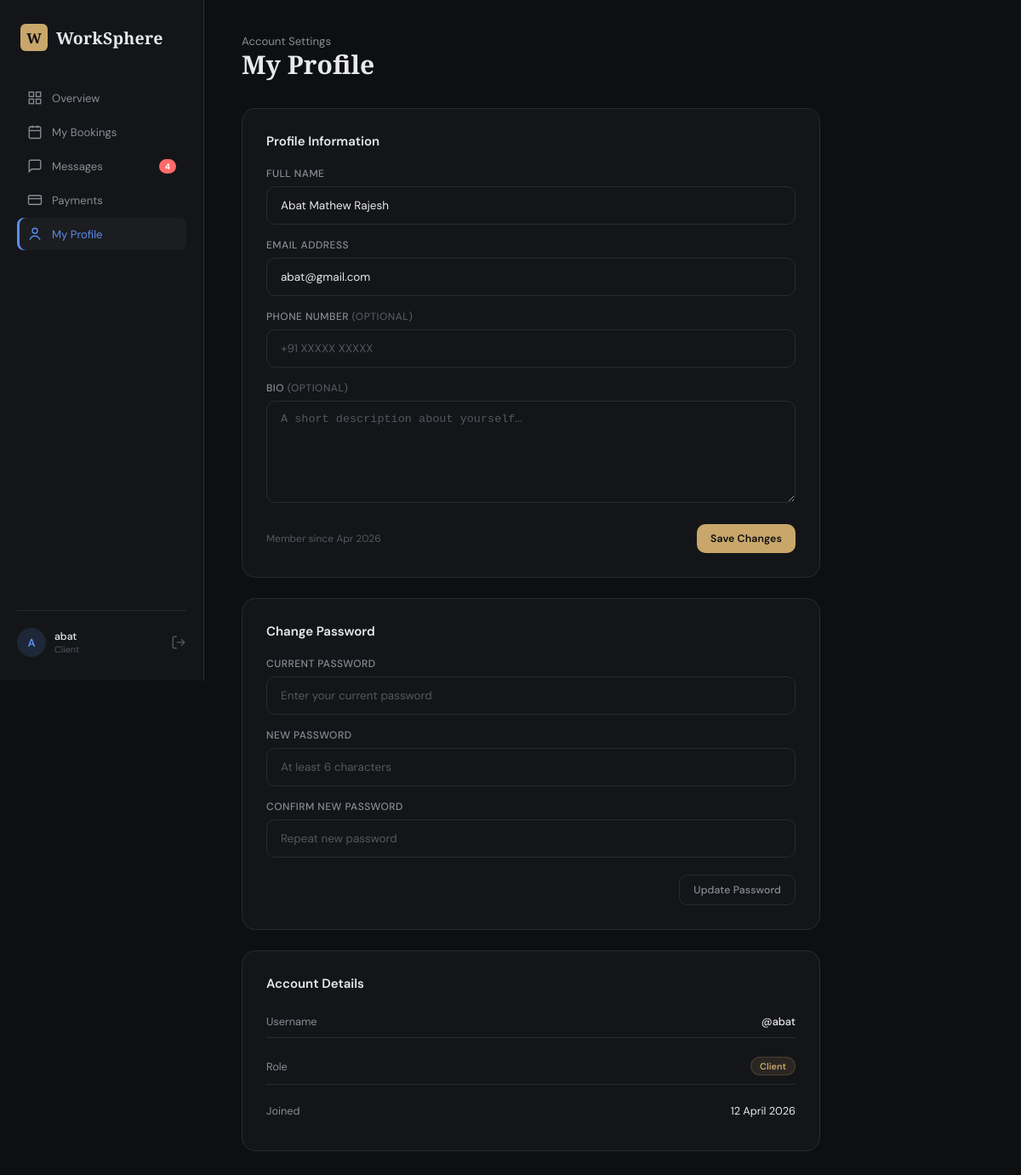
The app's page /client/profile (signed in) with its own data.
### models.py (models this page shows, shortened)
class User(UserMixin, db.Model):
    __tablename__ = 'user'
    id            = db.Column(db.Integer, primary_key=True)
    username      = db.Column(db.String(80),  unique=True, nullable=False)
    email         = db.Column(db.String(120), unique=True, nullable=False)
    full_name     = db.Column(db.String(150), nullable=False)
    password_hash = db.Column(db.String(256), nullable=False)
    role          = db.Column(db.String(20),  nullable=False, default='client')
    created_at    = db.Column(db.DateTime,    default=datetime.utcnow)
    services               = db.relationship('Service',  foreign_keys='Service.freelancer_id',  backref='freelancer', lazy=True)
    bookings_as_client     = db.relationship('Booking',  foreign_keys='Booking.client_id',      backref='client',     lazy=True)
    bookings_as_freelancer = db.relationship('Booking',  foreign_keys='Booking.freelancer_id',  backref='freelancer', lazy=True)
    sent_messages          = db.relationship('Message',  foreign_keys='Message.sender_id',      backref='sender',     lazy=True)
    received_messages      = db.relationship('Message',  foreign_keys='Message.receiver_id',    backref='receiver',   lazy=True)
    payments_made          = db.relationship('Payment',  foreign_keys='Payment.client_id',      backref='client',     lazy=True)
    payments_received      = db.relationship('Payment',  foreign_keys='Payment.freelancer_id',  backref='freelancer', lazy=True)

### app.py (the view, shortened to what this page needs)
@app.route('/client/profile', methods=['GET', 'POST'])
@login_required
def client_profile():
    if current_user.role != 'client':
        flash('Access denied.', 'error')
        return redirect(url_for('dashboard'))
    total_bookings = Booking.query.filter_by(client_id=current_user.id).count()
    completed      = Booking.query.filter_by(client_id=current_user.id, status='completed').count()
    unread_msgs    = Message.query.filter_by(receiver_id=current_user.id, is_read=False).count()
    return render_template('profile_client.html',
        total_bookings=total_bookings,
        completed=completed,
        unread_msgs=unread_msgs)

### app.py (called while the page is built)
@login_manager.user_loader
def load_user(user_id):
    return db.session.get(User, int(user_id))

@app.after_request
def no_cache(response):
    response.headers['Cache-Control'] = 'no-store, no-cache, must-revalidate, private'
    response.headers['Pragma'] = 'no-cache'
    response.headers['Expires'] = '0'
    return response

@app.before_request
def enforce_session_user():
    open_routes = {'login', 'register', 'static'}
    if request.endpoint in open_routes:
        return
    session_uid = session.get('_user_id')
    if session_uid is None:
        return
    if current_user.is_authenticated and str(current_user.id) != str(session_uid):
        logout_user()
        flash('Session expired. Please log in again.', 'info')
        return redirect(url_for('login'))

### templates/profile_client.html (shortened to what this page needs)
{% extends "base.html" %}
{% block content %}
<div class="app-layout">
  <aside class="sidebar sidebar--client">
    <div class="sidebar__brand">
      <div class="brand__mark brand__mark--sm">W</div>
      <span class="brand__name">WorkSphere</span>
    </div>
<nav class="sidebar__nav">
  <a href="{{ url_for('dashboard') }}"
     class="nav-item {% if request.endpoint == 'dashboard' %}nav-item--active{% endif %}">
    <svg viewBox="0 0 24 24" fill="none" stroke="currentColor"
         stroke-width="1.8" width="18">
      <rect x="3" y="3" width="7" height="7"/>
      <rect x="14" y="3" width="7" height="7"/>
      <rect x="3" y="14" width="7" height="7"/>
      <rect x="14" y="14" width="7" height="7"/>
    </svg>
    <span>Overview</span>
  </a>
  <a href="{{ url_for('my_bookings') }}"
     class="nav-item {% if request.endpoint == 'my_bookings' %}nav-item--active{% endif %}">
    <svg viewBox="0 0 24 24" fill="none" stroke="currentColor"
         stroke-width="1.8" width="18">
      <path d="M8 2v4"/>
      <path d="M16 2v4"/>
      <rect x="3" y="4" width="18" height="18" rx="2"/>
      <path d="M3 10h18"/>
    </svg>
    <span>My Bookings</span>
  </a>
  <a href="{{ url_for('messages') }}"
     class="nav-item {% if request.endpoint == 'messages' %}nav-item--active{% endif %}">
    <svg viewBox="0 0 24 24" fill="none" stroke="currentColor"
         stroke-width="1.8" width="18">
      <path d="M21 15a2 2 0 0 1-2 2H7l-4 4V5a2 2 0 0 1 2-2h14a2 2 0 0 1 2 2z"/>
    </svg>
    <span>Messages</span>
    {% if unread_msgs > 0 %}
    <span style="
      background:#ff6b6b;
      color:#fff;
      font-size:.65rem;
      font-weight:700;
      padding:2px 7px;
      border-radius:999px;
      margin-left:auto;">
      {{ unread_msgs }}
    </span>
    {% endif %}
  </a>
  <a href="{{ url_for('payments') }}"
     class="nav-item {% if request.endpoint == 'payments' %}nav-item--active{% endif %}">
    <svg viewBox="0 0 24 24" fill="none" stroke="currentColor"
         stroke-width="1.8" width="18">
      <rect x="2" y="5" width="20" height="14" rx="2"/>
      <path d="M2 10h20"/>
    </svg>
    <span>Payments</span>
  </a>
  <a href="{{ url_for('client_profile') }}"
     class="nav-item {% if request.endpoint == 'client_profile' %}nav-item--active{% endif %}">
    <svg viewBox="0 0 24 24" fill="none" stroke="currentColor"
         stroke-width="1.8" width="18">
      <circle cx="12" cy="7" r="4"/>
      <path d="M4 21c2-4 6-6 8-6s6 2 8 6"/>
    </svg>
    <span>My Profile</span>
  </a>
</nav>
    <div class="sidebar__footer">
      <div class="sidebar__user">
        <div class="avatar avatar--client">{{ current_user.username[0].upper() }}</div>
        <div class="sidebar__user-info">
          <span class="sidebar__user-name">{{ current_user.username }}</span>
          <span class="sidebar__user-role">Client</span>
        </div>
      </div>
      <a href="{{ url_for('logout') }}" class="logout-btn" title="Logout">
        <svg viewBox="0 0 24 24" fill="none" stroke="currentColor" stroke-width="1.8" width="18"><path d="M9 21H5a2 2 0 0 1-2-2V5a2 2 0 0 1 2-2h4"/><polyline points="16 17 21 12 16 7"/><line x1="21" y1="12" x2="9" y2="12"/></svg>
      </a>
    </div>
  </aside>
  <main class="main-content">
    <header class="page-header">
      <div class="page-header__left">
        <p class="page-header__greeting">Account Settings</p>
        <h2 class="page-header__title">My Profile</h2>
      </div>
    </header>
    <div style="display:grid;gap:24px;max-width:680px">
      <div class="table-card" style="padding:28px">
        <h3 style="margin:0 0 20px;font-size:1rem;font-weight:600;color:var(--text-1)">Profile Information</h3>
        <form method="POST" action="{{ url_for('client_profile') }}">
          <div class="field" style="margin-bottom:16px">
            <label class="field__label" for="full_name">Full Name</label>
            <div class="field__wrap">
              <input class="field__input" type="text" id="full_name" name="full_name"
                value="{{ current_user.full_name }}" required>
            </div>
          </div>
          <div class="field" style="margin-bottom:16px">
            <label class="field__label" for="email">Email Address</label>
            <div class="field__wrap">
              <input class="field__input" type="email" id="email" name="email"
                value="{{ current_user.email }}" required>
            </div>
          </div>
          <div class="field" style="margin-bottom:16px">
            <label class="field__label" for="phone">Phone Number <span style="color:var(--text-3)">(optional)</span></label>
            <div class="field__wrap">
              <input class="field__input" type="tel" id="phone" name="phone"
                value="{{ current_user.phone or '' }}" placeholder="+91 XXXXX XXXXX">
            </div>
          </div>
          <div class="field" style="margin-bottom:20px">
            <label class="field__label" for="bio">Bio <span style="color:var(--text-3)">(optional)</span></label>
            <div class="field__wrap">
              <textarea class="field__input field__textarea" id="bio" name="bio"
                placeholder="A short description about yourself…" rows="4">{{ current_user.bio or '' }}</textarea>
            </div>
          </div>
          <div style="display:flex;align-items:center;gap:12px">
            <div style="font-size:.8rem;color:var(--text-3)">
              Member since {{ current_user.created_at.strftime('%b %Y') }}
            </div>
            <button type="submit" class="btn btn--primary btn--sm" style="margin-left:auto">
              Save Changes
            </button>
          </div>
        </form>
      </div>
      <div class="table-card" style="padding:28px">
        <h3 style="margin:0 0 20px;font-size:1rem;font-weight:600;color:var(--text-1)">Change Password</h3>
        <form method="POST" action="{{ url_for('client_profile') }}">
          <div class="field" style="margin-bottom:16px">
            <label class="field__label" for="current_password">Current Password</label>
            <div class="field__wrap">
              <input class="field__input" type="password" id="current_password"
                name="current_password" required placeholder="Enter your current password">
            </div>
          </div>
          <div class="field" style="margin-bottom:16px">
            <label class="field__label" for="new_password">New Password</label>
            <div class="field__wrap">
              <input class="field__input" type="password" id="new_password"
                name="new_password" required placeholder="At least 6 characters">
            </div>
          </div>
          <div class="field" style="margin-bottom:20px">
            <label class="field__label" for="confirm_password">Confirm New Password</label>
            <div class="field__wrap">
              <input class="field__input" type="password" id="confirm_password"
                name="confirm_password" required placeholder="Repeat new password">
            </div>
          </div>
          <div style="display:flex;justify-content:flex-end">
            <button type="submit" class="btn btn--outline btn--sm">Update Password</button>
          </div>
        </form>
      </div>
      <div class="table-card" style="padding:28px">
        <h3 style="margin:0 0 16px;font-size:1rem;font-weight:600;color:var(--text-1)">Account Details</h3>
        <div style="display:grid;gap:12px">
          <div style="display:flex;justify-content:space-between;align-items:center;padding:10px 0;border-bottom:1px solid var(--border)">
            <span style="font-size:.85rem;color:var(--text-2)">Username</span>
            <span style="font-size:.85rem;font-weight:500;color:var(--text-1)">@{{ current_user.username }}</span>
          </div>
          <div style="display:flex;justify-content:space-between;align-items:center;padding:10px 0;border-bottom:1px solid var(--border)">
            <span style="font-size:.85rem;color:var(--text-2)">Role</span>
            <span class="status-badge status-badge--pending">Client</span>
          </div>
          <div style="display:flex;justify-content:space-between;align-items:center;padding:10px 0">
            <span style="font-size:.85rem;color:var(--text-2)">Joined</span>
            <span style="font-size:.85rem;color:var(--text-1)">{{ current_user.created_at.strftime('%d %B %Y') }}</span>
          </div>
        </div>
      </div>
    </div>
  </main>
</div>
{% endblock %}

### records on screen
User: username "A", username "abat", full_name "Abat Mathew Rajesh", email "abat@gmail.com", created_at "Apr 2026", created_at "12 April 2026"

### other values on screen
{{ unread_msgs }} "4"
